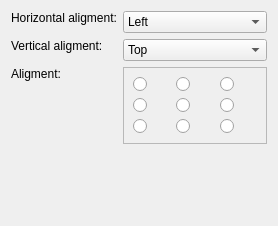
<?xml version="1.0" encoding="UTF-8"?>
<ui version="4.0">
 <class>QReportPropertyPageAlign</class>
 <widget class="QWidget" name="QReportPropertyPageAlign">
  <property name="geometry">
   <rect>
    <x>0</x>
    <y>0</y>
    <width>278</width>
    <height>226</height>
   </rect>
  </property>
  <property name="windowTitle">
   <string>Form</string>
  </property>
  <layout class="QFormLayout" name="formLayout">
   <item row="0" column="0">
    <widget class="QLabel" name="label_5">
     <property name="text">
      <string>Horizontal aligment:</string>
     </property>
     <property name="alignment">
      <set>Qt::AlignLeading|Qt::AlignLeft|Qt::AlignTop</set>
     </property>
    </widget>
   </item>
   <item row="0" column="1">
    <widget class="QComboBox" name="comboBoxHorizontal">
     <item>
      <property name="text">
       <string>Left</string>
      </property>
     </item>
     <item>
      <property name="text">
       <string>Center</string>
      </property>
     </item>
     <item>
      <property name="text">
       <string>Right</string>
      </property>
     </item>
     <item>
      <property name="text">
       <string>Justify</string>
      </property>
     </item>
    </widget>
   </item>
   <item row="1" column="0">
    <widget class="QLabel" name="label_6">
     <property name="text">
      <string>Vertical aligment:</string>
     </property>
     <property name="alignment">
      <set>Qt::AlignLeading|Qt::AlignLeft|Qt::AlignTop</set>
     </property>
    </widget>
   </item>
   <item row="1" column="1">
    <widget class="QComboBox" name="comboBoxVertical">
     <item>
      <property name="text">
       <string>Top</string>
      </property>
     </item>
     <item>
      <property name="text">
       <string>Middle</string>
      </property>
     </item>
     <item>
      <property name="text">
       <string>Bottom</string>
      </property>
     </item>
    </widget>
   </item>
   <item row="2" column="0">
    <widget class="QLabel" name="label_4">
     <property name="text">
      <string>Aligment:</string>
     </property>
     <property name="alignment">
      <set>Qt::AlignLeading|Qt::AlignLeft|Qt::AlignTop</set>
     </property>
    </widget>
   </item>
   <item row="2" column="1">
    <widget class="QFrame" name="frame">
     <property name="frameShape">
      <enum>QFrame::StyledPanel</enum>
     </property>
     <property name="frameShadow">
      <enum>QFrame::Raised</enum>
     </property>
     <layout class="QGridLayout" name="gridLayout">
      <item row="0" column="0">
       <widget class="QRadioButton" name="alignTL">
        <property name="text">
         <string/>
        </property>
       </widget>
      </item>
      <item row="0" column="1">
       <widget class="QRadioButton" name="alignTC">
        <property name="text">
         <string/>
        </property>
       </widget>
      </item>
      <item row="0" column="2">
       <widget class="QRadioButton" name="alignTR">
        <property name="text">
         <string/>
        </property>
       </widget>
      </item>
      <item row="1" column="0">
       <widget class="QRadioButton" name="alignML">
        <property name="text">
         <string/>
        </property>
       </widget>
      </item>
      <item row="1" column="1">
       <widget class="QRadioButton" name="alignMC">
        <property name="text">
         <string/>
        </property>
       </widget>
      </item>
      <item row="1" column="2">
       <widget class="QRadioButton" name="alignMR">
        <property name="text">
         <string/>
        </property>
       </widget>
      </item>
      <item row="2" column="0">
       <widget class="QRadioButton" name="alignBL">
        <property name="text">
         <string/>
        </property>
       </widget>
      </item>
      <item row="2" column="1">
       <widget class="QRadioButton" name="alignBC">
        <property name="text">
         <string/>
        </property>
       </widget>
      </item>
      <item row="2" column="2">
       <widget class="QRadioButton" name="alignBR">
        <property name="text">
         <string/>
        </property>
       </widget>
      </item>
     </layout>
    </widget>
   </item>
  </layout>
 </widget>
 <resources/>
 <connections/>
</ui>
